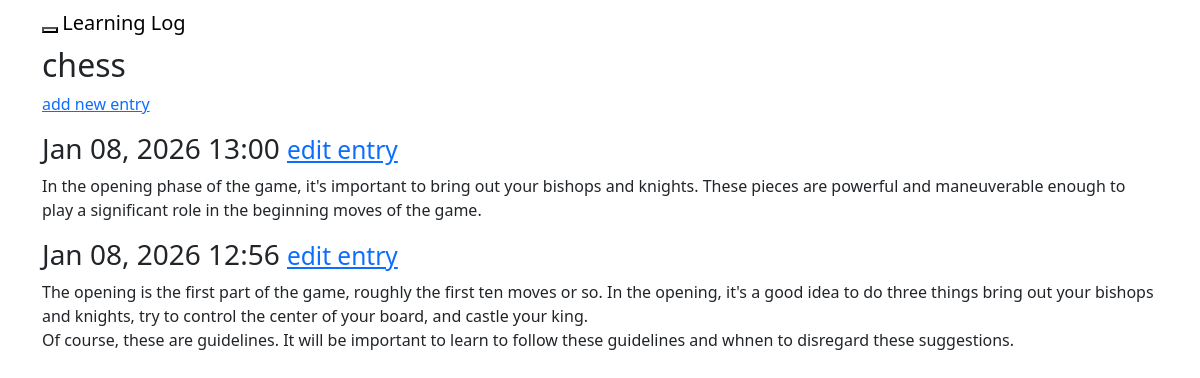
The page /topics/1/ (signed in) on the database its author committed.
### learning_logs/models.py (models this page shows, shortened)
class Topic(models.Model): # creates a class called Topic that inherits from parent class Model
    text = models.CharField(max_length= 200) #CharField is a piece of data that made up of text or characters.
    date_added = models.DateTimeField(auto_now_add = True) #DateTimeField, a piece of data that records a date and Time.
    owner = models.ForeignKey(User, on_delete=models.CASCADE) # we add a foreign key attribute to the Topic module to link each topic to a specific user.
    def __str__(self): # Displays information about a topic. __str__() methods that performs that.
        return self.text

class Entry(models.Model): # a child class Entry inherits from the Model parent class.
    topic = models.ForeignKey(Topic, on_delete =models.CASCADE) # the attribute has foreign key that will connect each entry to a topic saved.
    text = models.TextField() #we don't have a limit for the text because we don't know length of info the user needs to save.
    date_added = models.DateTimeField(auto_now_add=True) # Timestamp are set to the current moment the user save that entry.
    class Meta: # nest Meta class into the class Entry, holds extra information for managing a model
        verbose_name_plural = 'entries' # this attributes tells django to use entries when the user wants to input more than one entry.

### learning_logs/views.py (the view)
# urls.py: path('topics/<int:topic_id>/', views.topic, name= 'topic'),
@login_required
def topic(request, topic_id): #view functions can accept additional parameters.
    topic = Topic.objects.get(id=topic_id) # retrieve the topic with the given id.
    if topic.owner != request.user:
        raise Http404
    entries = Entry.objects.filter(topic=topic).order_by('-date_added') # retrieve all entries associated with this topic.
    context = {'topic': topic, 'entries': entries} # store the topics and entries in the dictionary context.
    return render(request, 'learning_logs/topic.html', context)

### learning_logs/templates/learning_logs/topic.html
{% extends 'learning_logs/base.html' %}
{% block header %}
   <h2>{{ topic }}</h2>
{% endblock %}
{% block content %}
  <p>
    <a href="{% url 'learning_logs:new_entry' topic.id %}">add new entry</a>
  </p>
   {% for entry in entries %}
     <div class="panel panel-default">
      <div class="panel-heading">
        <h3>
          {{ entry.date_added|date:'M d, Y H:i' }}
          <small>
            <a href="{% url 'learning_logs:edit_entry' entry.id %}">
              edit entry
            </a>
          </small>
        </h3>
      </div>
      <div class="panel-body">
        {{ entry.text|linebreaks }}
      </div>
     </div>
  {% empty %}
     There are no entries for this topic yet.
  {% endfor %}
{% endblock content %}

### learning_logs/templates/learning_logs/base.html (shortened to what this page needs)
{% load django_bootstrap5 %}
<!DOCTYPE html>
<html lang="en">
    <head>
        {% bootstrap_css %}
    </head>
    <body>
        <nav class="navbar navbar-default navbar-static-top">
            <div class="container">
                <div class="navbar-header">
                    <button type="button" class="navbar-toggle collapsed"
                        data-toggle="collapse" data-target="#navbar"
                        aria-expanded="false"  aria-controls="navbar">
                    </button>
                    <a class="navbar-brand" href="{% url 'learning_logs:index' %}">
                        Learning Log</a>
                </div>
            </div>
        </nav>
        <div class="container">
            <div class="page-header">
                {% block header %}{% endblock header %}
            </div>
            <div>
                {% block content %}{% endblock content %}
            </div>
        </div>
    </body>
</html>

### rows shown on the page
Topic: text "chess"
Entry: date_added "Jan 08, 2026 13:00", text "In the opening phase of the game, it's important to bring out your bishops and knights. These pieces are powerful and maneuverable enough to play a significant role in the beginning moves of the game."
Entry: date_added "Jan 08, 2026 12:56", text "The opening is the first part of the game, roughly the first ten moves or so. In the opening, it's a good idea to do three things bring out your bishops and knights, try to control the center of your board, and castle your king. Of course, these are guidelines. It will be important to learn to follow these guidelines and whnen to disregard these suggestions."
